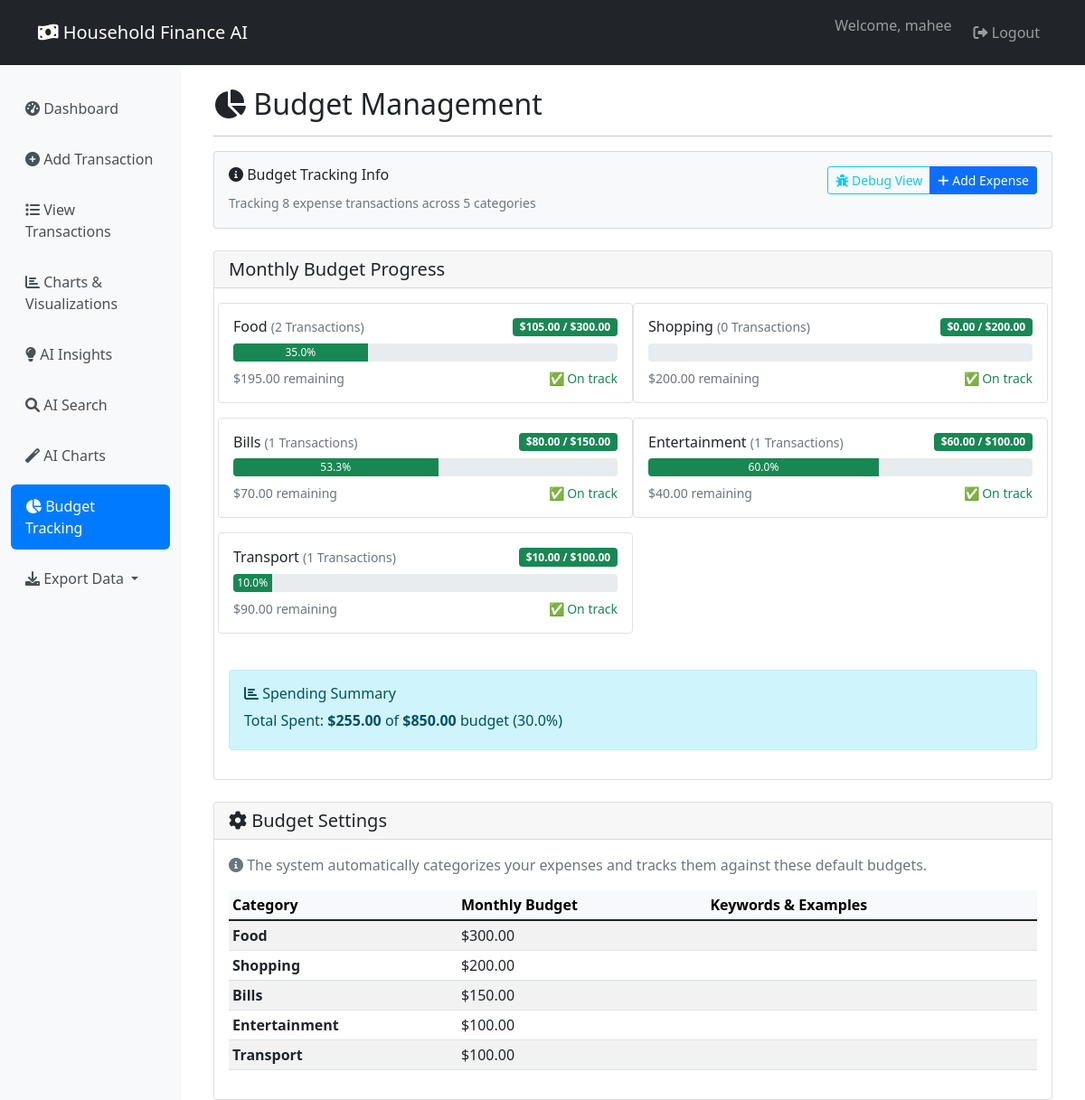
Screenshot of /budget (signed in) with the database file from the repository.
### core/database.py (models this page shows, shortened)
class User(UserMixin, db.Model):
    __tablename__ = "users"
    id = db.Column(db.Integer, primary_key=True)
    username = db.Column(db.String(80), unique=True, nullable=False)
    password_hash = db.Column(db.String(120), nullable=False)
    role = db.Column(db.String(20), nullable=False, default="user")
    household_id = db.Column(db.Integer, db.ForeignKey("households.id"), nullable=True)
    created_at = db.Column(db.DateTime, default=datetime.utcnow)
    household = db.relationship("Household", back_populates="users")
    transactions = db.relationship("Transaction", back_populates="user")

class Transaction(db.Model):
    __tablename__ = "transactions"
    id = db.Column(db.Integer, primary_key=True)
    user_id = db.Column(db.Integer, db.ForeignKey("users.id"), nullable=False)
    type = db.Column(db.String(20), nullable=False)  # ✅ This should be 'type' not 't_type'
    category = db.Column(db.String(100), nullable=False)
    amount = db.Column(db.Float, nullable=False)
    date = db.Column(db.Date, nullable=False, default=datetime.utcnow)
    note = db.Column(db.Text, nullable=True)
    created_at = db.Column(db.DateTime, default=datetime.utcnow)
    user = db.relationship("User", back_populates="transactions")

### app/routes/budget.py (the view)
@budget_bp.route('/budget')
@login_required
def budget_page():
    try:
        budget_manager = BudgetManager()
        month = request.args.get('month', type=int)
        year = request.args.get('year', type=int)
        budget_progress = budget_manager.calculate_budget_progress(
            current_user.id,
            month=month,
            year=year
        )
        print(f"DEBUG: Budget progress result: {budget_progress}")
        all_transactions = Transaction.query.filter_by(user_id=current_user.id).all()
        expense_transactions = [t for t in all_transactions if t.type == 'expense']
        return render_template('budget.html',
                             title='Budget Management',
                             budget_progress=budget_progress,
                             default_budgets=budget_manager.default_budgets,
                             total_expenses=len(expense_transactions),
                             current_month=datetime.now().month,
                             current_year=datetime.now().year)
    except Exception as e:
        print(f"Budget page error: {e}")
        import traceback
        traceback.print_exc()
        return render_template('budget.html',
                             title='Budget Management',
                             budget_progress={},
                             default_budgets={},
                             total_expenses=0)

### app/routes/budget.py (called while the page is built)
    def match_category(self, transaction_category):
        if not transaction_category:
            return 'Other'
        standardized_category = category_standardizer.standardize(transaction_category)
        if standardized_category in self.default_budgets:
            return standardized_category
        for budget_category in self.default_budgets.keys():
            if budget_category.lower() in standardized_category.lower():
                return budget_category
        return 'Other'

### utils/category_standardizer.py (called while the page is built, shortened)
    def standardize(self, category: str) -> str:
        if not category or not isinstance(category, str):
            return 'Other'
        category_lower = category.strip().lower()
        if category_lower in self.variation_to_standard:
            return self.variation_to_standard[category_lower]

### app/templates/budget.html (shortened to what this page needs)
{% extends "base.html" %}
{% block content %}
<div class="row">
    <div class="col-12">
        <h2><i class="fas fa-chart-pie"></i> Budget Management</h2>
        <hr>
    </div>
</div>
<div class="row mb-4">
    <div class="col-12">
        <div class="card bg-light">
            <div class="card-body">
                <div class="row">
                    <div class="col-md-6">
                        <h6><i class="fas fa-info-circle"></i> Budget Tracking Info</h6>
                        <p class="mb-0">
                            <small class="text-muted">
                                Tracking {{ total_expenses }} expense transactions
                                {% if budget_progress %}
                                across {{ budget_progress.keys()|length }} categories
                                {% endif %}
                            </small>
                        </p>
                    </div>
                    <div class="col-md-6 text-end">
                        <div class="btn-group">
                            <a href="{{ url_for('budget.budget_debug') }}" class="btn btn-sm btn-outline-info">
                                <i class="fas fa-bug"></i> Debug View
                            </a>
                            <a href="{{ url_for('transactions.add_transaction') }}" class="btn btn-sm btn-primary">
                                <i class="fas fa-plus"></i> Add Expense
                            </a>
                        </div>
                    </div>
                </div>
            </div>
        </div>
    </div>
</div>
<div class="row">
    <div class="col-12">
        <div class="card">
            <div class="card-header d-flex justify-content-between align-items-center">
                <h5 class="mb-0">Monthly Budget Progress</h5>
            </div>
            <div class="card-body">
                {% if budget_progress %}
                <div class="row">
                    {% for category, data in budget_progress.items() %}
                    <div class="col-md-6 mb-3 p-3 border rounded budget-category-card" data-progress="{{ data.progress }}">
                        <div class="d-flex justify-content-between align-items-center mb-2">
                            <h6 class="mb-0 text-capitalize">
                                {{ category }}
                                <small class="text-muted">({{ data.transaction_count }} transactions)</small>
                            </h6>
                            <span class="badge bg-{{ data.status }}">
                                ${{ "%.2f"|format(data.spent) }} / ${{ "%.2f"|format(data.budget) }}
                            </span>
                        </div>
                        <div class="progress mb-2 progress-custom">
                            <div class="progress-bar bg-{{ data.status }}"
                                 role="progressbar"
                                 aria-valuenow="{{ data.progress }}"
                                 aria-valuemin="0"
                                 aria-valuemax="100">
                                {{ "%.1f"|format(data.progress) }}%
                            </div>
                        </div>
                        <div class="d-flex justify-content-between">
                            <small class="text-muted">
                                ${{ "%.2f"|format(data.remaining) }} remaining
                            </small>
                            <small class="text-{{ data.status }}">
                                {% if data.progress >= 100 %}
                                ❌ Over budget
                                {% elif data.progress >= 80 %}
                                ⚠️ Near limit
                                {% else %}
                                ✅ On track
                                {% endif %}
                            </small>
                        </div>
                    </div>
                    {% endfor %}
                </div>
                <div class="row mt-4">
                    <div class="col-12">
                        <div class="alert alert-info">
                            <h6><i class="fas fa-chart-bar"></i> Spending Summary</h6>
                            {% set total_spent = budget_progress.values() | sum(attribute='spent') %}
                            {% set total_budget = budget_progress.values() | sum(attribute='budget') %}
                            <p class="mb-1">
                                Total Spent: <strong>${{ "%.2f"|format(total_spent) }}</strong>
                                of <strong>${{ "%.2f"|format(total_budget) }}</strong> budget
                                ({{ "%.1f"|format((total_spent/total_budget)*100) if total_budget > 0 else 0 }}%)
                            </p>
                        </div>
                    </div>
                </div>
                {% endif %}
            </div>
        </div>
    </div>
</div>
<div class="row mt-4">
    <div class="col-12">
        <div class="card">
            <div class="card-header">
                <h5 class="mb-0"><i class="fas fa-cog"></i> Budget Settings</h5>
            </div>
            <div class="card-body">
                <p class="text-muted mb-3">
                    <i class="fas fa-info-circle"></i>
                    The system automatically categorizes your expenses and tracks them against these default budgets.
                </p>
                <div class="table-responsive">
                    <table class="table table-sm table-striped">
                        <thead class="table-light">
                            <tr>
                                <th>Category</th>
                                <th>Monthly Budget</th>
                                <th>Keywords & Examples</th>
                            </tr>
                        </thead>
                        <tbody>
                            {% for category, amount in default_budgets.items() %}
                            <tr>
                                <td class="text-capitalize fw-bold">{{ category }}</td>
                                <td>${{ "%.2f"|format(amount) }}</td>
                                <td>
                                </td>
                            </tr>
                            {% endfor %}
                        </tbody>
                    </table>
                </div>
            </div>
        </div>
    </div>
</div>
{% endblock %}

### app/templates/base.html (shortened to what this page needs)
<!DOCTYPE html>
<html lang="en">
<head>
    <link href="https://cdn.jsdelivr.net/npm/bootstrap@5.1.3/dist/css/bootstrap.min.css" rel="stylesheet">
    <link href="https://cdnjs.cloudflare.com/ajax/libs/font-awesome/6.0.0/css/all.min.css" rel="stylesheet">
</head>
<body>
    <nav class="navbar navbar-expand-lg navbar-dark bg-dark">
        <div class="container">
            <a class="navbar-brand" href="{{ url_for('transactions.dashboard') }}">
                <i class="fas fa-money-bill-wave"></i> Household Finance AI
            </a>
            {% if current_user.is_authenticated %}
            <div class="navbar-nav ms-auto">
                <span class="navbar-text me-3">
                    Welcome, {{ current_user.username }}
                </span>
                <a class="nav-link" href="{{ url_for('auth.logout') }}">
                    <i class="fas fa-sign-out-alt"></i> Logout
                </a>
            </div>
            {% endif %}
        </div>
    </nav>
    <div class="container-fluid">
        <div class="row">
            {% if current_user.is_authenticated %}
            <div class="col-md-3 col-lg-2 sidebar">
                <nav class="nav flex-column">
                    <a class="nav-link {% if request.endpoint == 'transactions.dashboard' %}active{% endif %}"
                       href="{{ url_for('transactions.dashboard') }}">
                        <i class="fas fa-tachometer-alt"></i> Dashboard
                    </a>
                    <a class="nav-link {% if request.endpoint == 'transactions.add_transaction' %}active{% endif %}"
                       href="{{ url_for('transactions.add_transaction') }}">
                        <i class="fas fa-plus-circle"></i> Add Transaction
                    </a>
                    <a class="nav-link {% if request.endpoint == 'transactions.view_transactions' %}active{% endif %}"
                       href="{{ url_for('transactions.view_transactions') }}">
                        <i class="fas fa-list"></i> View Transactions
                    </a>
                    <a class="nav-link {% if request.endpoint == 'charts.charts_page' %}active{% endif %}"
                       href="{{ url_for('charts.charts_page') }}">
                        <i class="fas fa-chart-bar"></i> Charts & Visualizations
                    </a>
                    <a class="nav-link {% if request.endpoint == 'insights.insights_page' %}active{% endif %}"
                       href="{{ url_for('insights.insights_page') }}">
                        <i class="fas fa-lightbulb"></i> AI Insights
                    </a>
                    <a class="nav-link {% if request.endpoint == 'transactions.ai_search_demo' %}active{% endif %}"
                       href="{{ url_for('transactions.ai_search_demo') }}">
                        <i class="fas fa-search"></i> AI Search
                    </a>
                    <a class="nav-link {% if request.endpoint == 'charts.ai_charts' %}active{% endif %}"
                        href="{{ url_for('charts.ai_charts') }}">
                            <i class="fas fa-magic"></i> AI Charts
                    </a>
                    <a class="nav-link {% if request.endpoint == 'budget.budget_page' %}active{% endif %}"
                       href="{{ url_for('budget.budget_page') }}">
                        <i class="fas fa-chart-pie"></i> Budget Tracking
                    </a>
                    <div class="nav-item dropdown">
                        <a class="nav-link dropdown-toggle" href="#" role="button" data-bs-toggle="dropdown">
                            <i class="fas fa-download"></i> Export Data
                        </a>
                    </div>
                </nav>
            </div>
            {% endif %}
            <div class="{% if current_user.is_authenticated %}col-md-9 col-lg-10{% else %}col-12{% endif %}">
                <div class="container mt-4">
                    {% block content %}{% endblock %}
                </div>
            </div>
        </div>
    </div>
</body>
</html>

### app/templates/base.html (style rules this page uses)
.sidebar { background-color: #f8f9fa; min-height: 100vh; padding-top: 20px; }
.nav-link { color: #495057; padding: 0.75rem 1rem; margin: 0.25rem 0; border-radius: 0.375rem; }
.nav-link:hover, .nav-link.active { background-color: #007bff; color: white; }

### app/templates/budget.html (style rules this page uses)
.progress-custom { height: 20px; }

### rows the page displays
User: username "mahee"
Transaction: category "Bills", transaction_count "1", spent "80.00", budget "150.00", progress "53.3", remaining "70.00"
Transaction: category "Transport", transaction_count "1", spent "10.00", budget "100.00", progress "10.0", remaining "90.00"

### other values shown
{{ total_expenses }} "8"
{{ budget_progress.keys()|length }} "5"
{{ category }} "Food" "Shopping" "Entertainment"
{{ data.transaction_count }} "2" "0" "1"
{{ "%.2f"|format(data.spent) }} "105.00" "0.00" "60.00"
{{ "%.2f"|format(data.budget) }} "300.00" "200.00" "100.00"
{{ "%.1f"|format(data.progress) }} "35.0" "60.0"
{{ "%.2f"|format(data.remaining) }} "195.00" "200.00" "40.00"
{{ "%.2f"|format(total_spent) }} "255.00"
{{ "%.2f"|format(total_budget) }} "850.00"
{{ category }} "Food" "Shopping" "Bills" "Entertainment" "Transport"
{{ "%.2f"|format(amount) }} "300.00" "200.00" "150.00" "100.00" "100.00"
